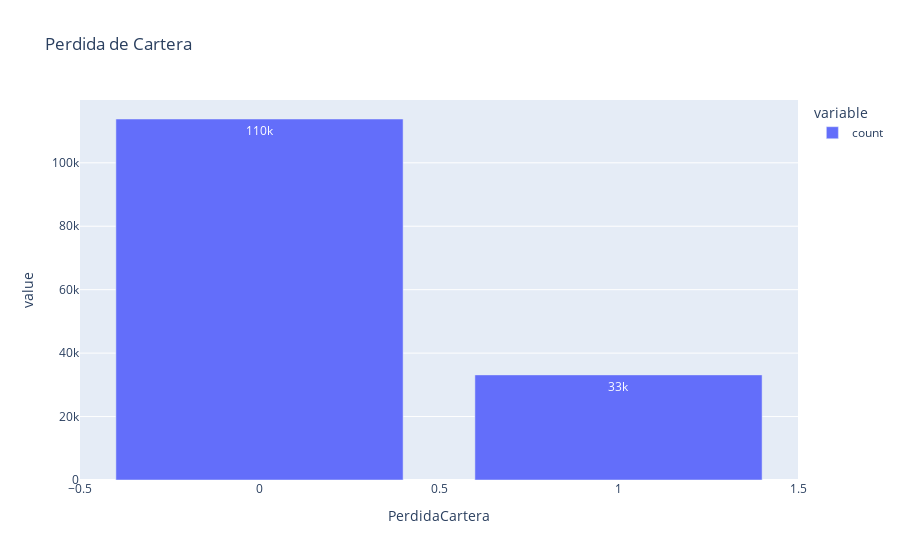

The cell this chart's notebook holds for it:
### Markdown cell above
El 84% de los usuarios que utilizaron su tarjeta en el establecimineto Temu, no tivieron intentos fallidos en la aprobación de la tarjeta de crédito.

### Code cell
fig = px.bar(df.PerdidaCartera.value_counts(), title='Perdida de Cartera',text_auto='.2s')
fig.show()

### Figure 1 — Plotly figure (JSON) as saved in the notebook; plotly's stock layout.template omitted (floating-point values rounded to 4 significant figures)
{"data": [{"alignmentgroup": "True", "hovertemplate": "variable=count<br>PerdidaCartera=%{x}<br>value=%{y}<extra></extra>", "legendgroup": "count", "marker": {"color": "#636efa", "pattern": {"shape": ""}}, "name": "count", "offsetgroup": "count", "orientation": "v", "showlegend": true, "textposition": "auto", "texttemplate": "%{y:.2s}", "type": "bar", "x": [0, 1], "xaxis": "x", "y": [113803, 33136], "yaxis": "y"}], "layout": {"barmode": "relative", "legend": {"title": {"text": "variable"}, "tracegroupgap": 0}, "title": {"text": "Perdida de Cartera"}, "xaxis": {"anchor": "y", "domain": [0, 1], "title": {"text": "PerdidaCartera"}}, "yaxis": {"anchor": "x", "domain": [0, 1], "title": {"text": "value"}}}}
